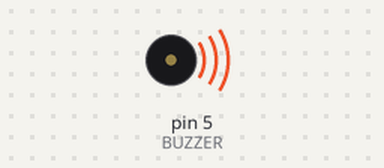
Simulated run of this sketch. Board: Arduino Uno, built with avr-gcc and run on an emulated ATmega328P. Shown: buzzer (waves = sounding). What the sketch prints to the serial monitor is not drawn.

Above: at 0.1 s.
Timing chart, 0 to 1.6 s (numbered marks = the images above):
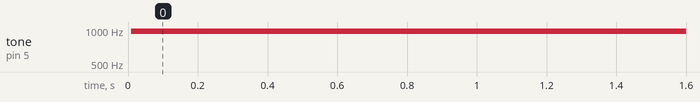

The sketch:

testBuzzer.ino
```cpp
// (licence header left out)
#define BUZZER 5 // the PWM pin the ACTIVE buzzer is attached to
int loopCounter = 0;
// tone 1 corresponds to A3, tone 2 corresponds to B3, tone 13 corresponds to A4, etc.
// tone: pause,1,  2,  3,  4,  5,  6,  7,  high1,  high2
// code: 0,    1,  3,  5,  6,  8,  10, 12, 13,      15
byte melody[] = {8, 13, 10, 13, 8,  0,  5,  8,  3,  5, 8,//tone
                 8, 8,  32, 32, 8, 32, 32, 32, 32, 32, 8 //relative duration, 8 means 1/8 note length
                };

void beep(int note, float duration = 10, int pause = 0, byte repeat = 1 ) {
  if (note == 0) {
    analogWrite(BUZZER, 0);
    delay(duration);
    return;
  }
  int freq = 220 * pow(1.059463, note - 1); // 220 is note A3
  //1.059463 comes from https://en.wikipedia.org/wiki/Twelfth_root_of_two
  float period = 1000000.0 / freq / 2.0;
  for (byte r = 0; r < repeat; r++) {
    for (float t = 0; t < duration * 1000; t += period * 2) {
      analogWrite(BUZZER, 150);      // Almost any value can be used except 0 and 255. it can be tuned as the amplitude of the note
      // experiment to get the best tone
      delayMicroseconds(period);          // wait for a delayms ms
      analogWrite(BUZZER, 0);       // 0 turns it off
      delayMicroseconds(period);          // wait for a delayms ms
    }
    delay(pause);
  }
}
void playMelody(byte m[], int len) {
  for (int i = 0; i < len; i++)
    beep(m[i], 1000 / m[len + i], 100);
}

void meow(int repeat = 1, int pause = 200, int startF = 150,  int endF = 255, int increment = 5) {
  for (int r = 0; r < repeat; r++) {
    for (int amp = startF; amp <= endF; amp += increment) {
      analogWrite(BUZZER, amp);
      delay(30); // wait for 30 milliseconds to allow the buzzer to vibrate
    }
    delay(500);
    analogWrite(BUZZER, 0);
    delay(pause);
  }
}

void setup()
{
  Serial.begin(57600);
  pinMode(BUZZER, OUTPUT);
  Serial.println("if (you cannot see this sentence on serial monitor)");
  Serial.println("\tthere's something wrong with your Arduino IDE's configuration.");
}

void loop() {
  if (loopCounter == 0) {
    beep(1, 500, 500);
    beep(13, 500, 500);
    playMelody(melody, sizeof(melody) / 2);
    Serial.println(loopCounter++);
    delay(1000);
  }
  else if (loopCounter < 2) {
    meow(1, 1000, 100);
    meow(2, 100);
    Serial.println(loopCounter++);
  }
}
```

Measured:
- by itself, tone on pin 5 (BUZZER): silent → 977 Hz at 0.01 s
